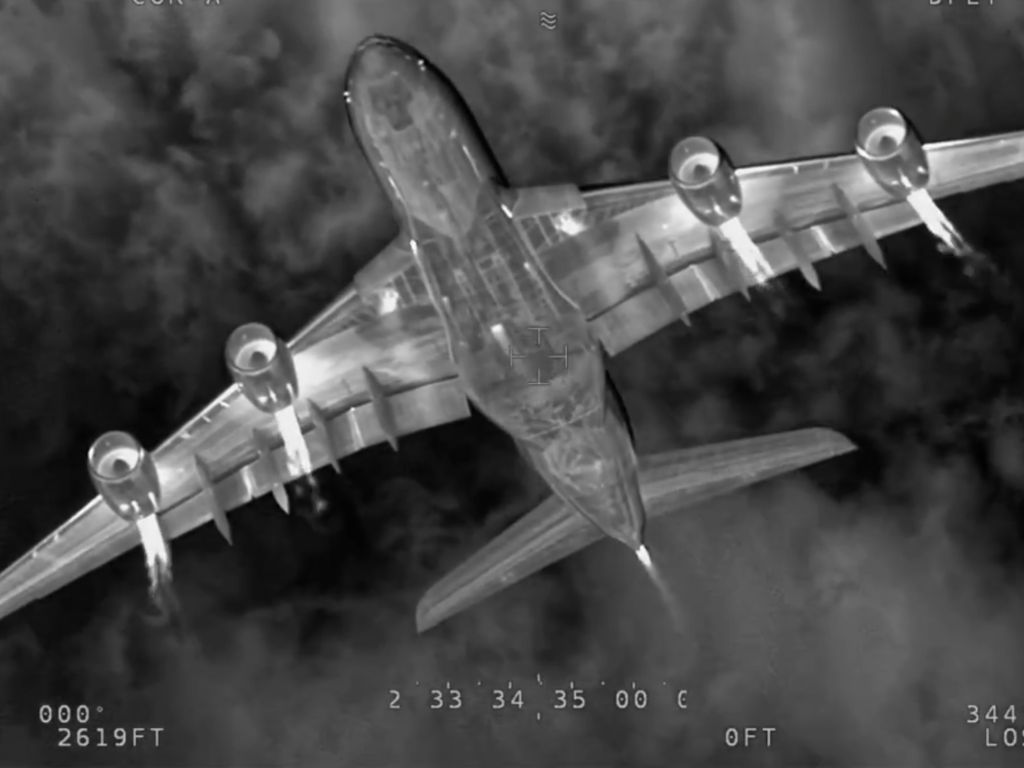
%> input picture 2021_ImageVision_BallDetection/image01.png, 1024 x 768 px
$ octave BallDetection.m   (GNU Octave 9; MATLAB toolbox functions it lacks are replaced by stand-ins)
%> lines starting %> are read from the running program, lines starting %| are printed output that depends on the picture; in (x1, y1, x2, y2) boxes, pixels count from 0 and x2, y2 are one past the last pixel; in counts of white or black regions, pixels touching at a corner belong together; the program's own positions count from 1
%Made By: Luis Enrique German Perdomo     -
clc;clear;

%Punto 1
figure(1);
im = imread('image01.png'); %leemos imagen
%> im is the input picture: size 768x1024x3 uint8; mean R, G, B 71.7, 71.7, 71.7
imshow(im);

figure(2);
im_gray = rgb2gray(im); %Convertimos a gris
[im_gray_ind, map] = gray2ind(im_gray,8); %Convertimos a 8 diferentes gris
%> map = [0 0 0; 0.143 0.143 0.143; 0.286 0.286 0.286; 0.429 0.429 0.429; 0.571 0.571 0.571; 0.714 0.714 0.714; 0.857 0.857 0.857; 1 1 1]
imshow(im_gray_ind, map); %desplegamos resultado

figure(3);
map(1,:) = [0 0 0]; %negro
map(2,:) = [128 0 128]/255; %morado
map(3,:) = [0 0 255]/255;%azul
map(4,:) = [0 255 255]/255;%cyan
map(5,:) = [0 128 0]/255;%verde
map(6,:) = [255 255 0]/255;%amarillo
map(7,:) = [255 165 0]/255;%naranja
map(8,:) = [255 0 0]/255;%rojo
imshow(im_gray_ind, map);
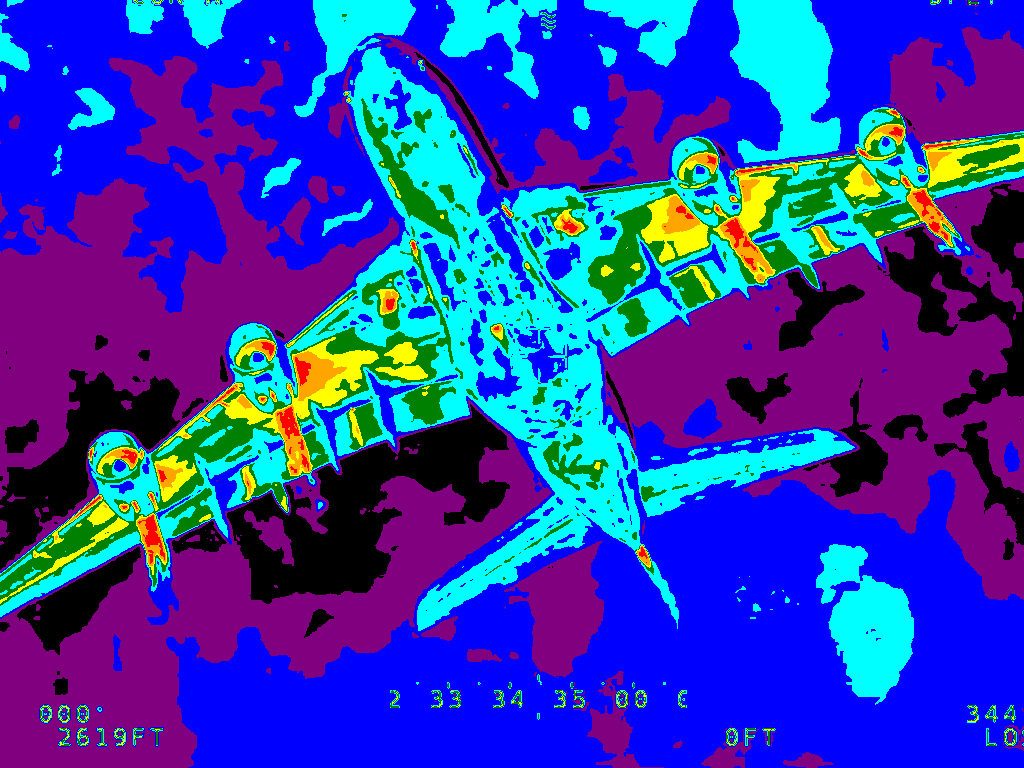
%> displayed picture: size 768x1024x3, on the screen's scale of 0 to 255; mean R, G, B 45.6, 57.8, 174.7

%Punto 2
figure(4);
im = imread('P001.jpg');
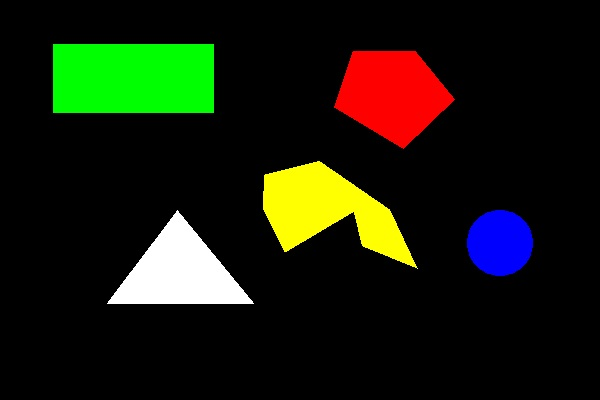
%> input picture 2021_ImageVision_BallDetection/P001.jpg, 600 x 400 px
%> im is the input picture: size 400x600x3 uint8; mean R, G, B 24.2, 27.9, 11.5
imshow(im);

figure(5);
im_gray = rgb2gray(im); %convertimos a escala de grises
%> im_gray: size 400x600 uint8
im_bw1 = imbinarize(im_gray, 45/255); %eliminamos el circulo
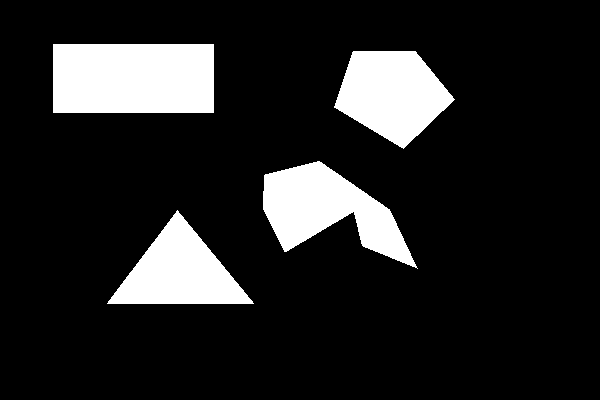
%> im_bw1: size 400x600 logical; 14.1% white; 4 white regions, box (x1, y1, x2, y2) and area: (53, 44, 214, 113) 11109, (263, 161, 418, 269) 8084, (334, 51, 455, 149) 7641, (107, 210, 254, 304) 6956
im_bw2 = imbinarize(im_gray, 27/255); %todos las figuras
%> im_bw2: size 400x600 logical; 15.5% white; 5 white regions, box (x1, y1, x2, y2) and area: (53, 44, 214, 113) 11109, (263, 161, 418, 269) 8084, (334, 51, 455, 149) 7642, (107, 210, 254, 304) 6956, (467, 210, 533, 276) 3327
im_bw = im_bw2-im_bw1; %restamos ambas imagenes
%> im_bw: size 400x600 double; values 0 (black) and 1 (white), 1.4% white; 2 white regions (1 under 20 px), largest, box (x1, y1, x2, y2) and area: (467, 210, 533, 276) 3327
imshow(im_bw); %desplegamos unicamente el circulo

figure(6);
data = regionprops(im_bw,'Centroid');
%> data = 1 region; Centroid: [500.5 243.4]
centro = cat(1, data.Centroid); %centro del circulo
%> centro = [500.5 243.4]
data = regionprops(im_bw,'Area');
%> data = 1 region; Area: 3328
area = cat(1, data.Area); %area del criculo
%> area = 3328
radio = sqrt(area/pi); %radio del circulo
%> radio = 32.55
imshow(im);
viscircles(centro, radio, 'Color', 'r'); %dibujado de circunferencia

%Punto 3
figure(7);
im = imread('P003.jpg');
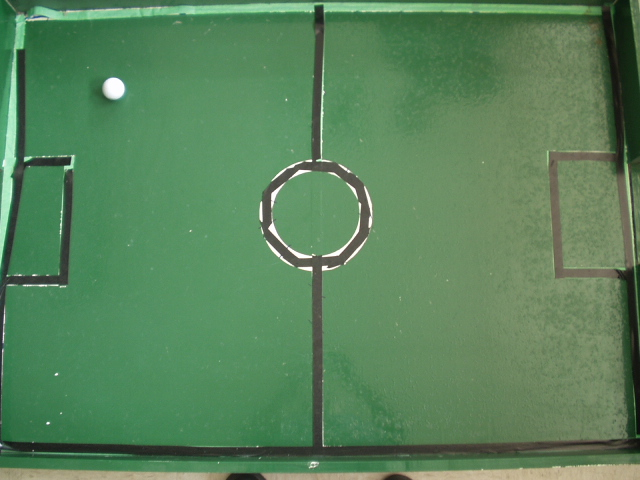
%> input picture 2021_ImageVision_BallDetection/P003.JPG, 640 x 480 px
%> im is the input picture: size 480x640x3 uint8; mean R, G, B 89.1, 131.1, 91.2
imshow(im);

figure(8);
im_gray = rgb2gray(im); %convertimos a escala de grises
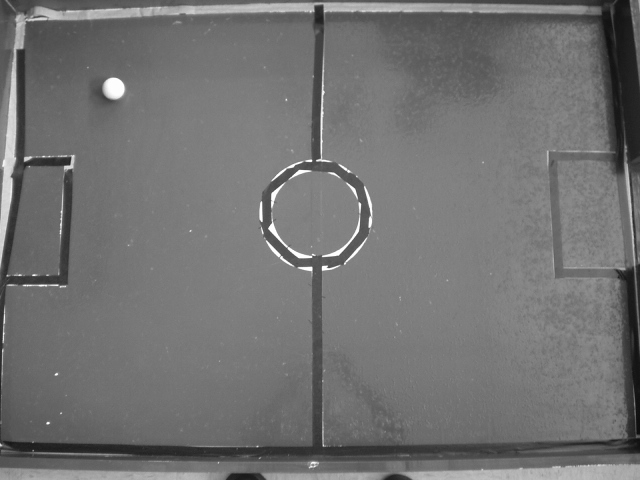
%> im_gray: size 480x640 uint8; min 12, max 255, mean 114
im_bw = imbinarize(im_gray, 200/255); %eliminamos el circulo
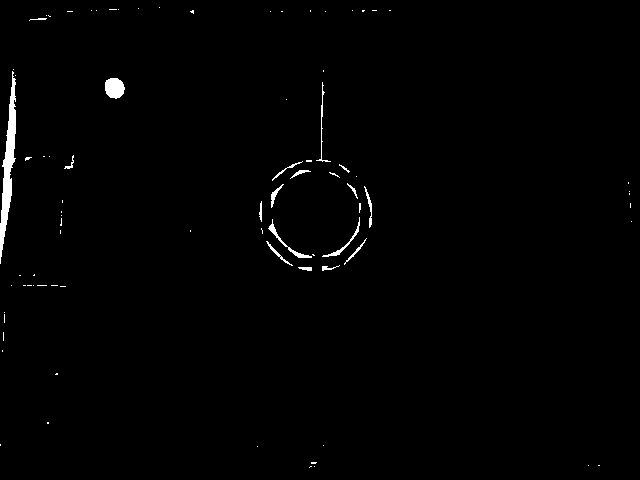
%> im_bw: size 480x640 logical; 0.96% white; 83 white regions (65 under 20 px), largest, box (x1, y1, x2, y2) and area: (0, 71, 16, 264) 1233, (105, 78, 125, 99) 330, (268, 219, 312, 258) 185
imshow(im_bw);

figure(9);
data = regionprops(im_bw,'Centroid');
%> data = 83 regions; first 5, Centroid: [8.9 166.3], [1 445.5], [3 351.5], [4 337], [5 313]
centro = cat(1, data.Centroid); %centro del circulo
%> centro = 83 rows, first 12: [8.91 166.3; 1 445.5; 3 351.5; 4 337; 5 313; 5 319; 12 286; 14 70; 16 76; 20.5 276; 25 286; 28.31 159]
centro = centro(35,:);
%> centro = [115.1 88.62]
data = regionprops(im_bw,'Area');
%> data = 83 regions; largest, Area: 1233, 330, 185, 144, 119
area = cat(1, data.Area); %area del circulo
%> area = 83 values, max 1233 at index 1, min 1 at index 5, mean 35.71
area = area(35);
%> area = 330
radio = sqrt(area/pi); %radio del circulo
%> radio = 10.25
centro_imagen = insertText(im, [centro(1) centro(2)-30], '115.0909 88.6182');
%> centro_imagen: size 480x640x3 uint8; 0.65% of pixels changed, all inside (x1, y1, x2, y2) = (114, 57, 232, 74)
dot = insertMarker(centro_imagen, centro);
%> dot: size 480x640x3 uint8; mean R, G, B 89.6, 131.4, 90.9; mean of the top-left, top-right, bottom-left and bottom-right quarters 106.3, 102.9, 99.2, 107.5
imshow(dot);
viscircles(centro, radio, 'Color', 'r');
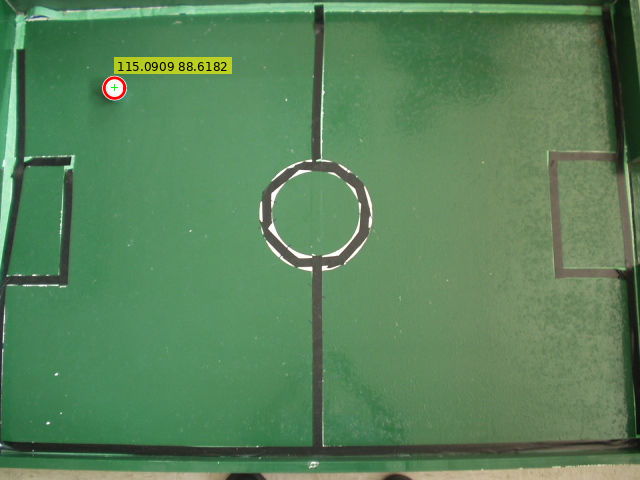
%> figure redrawn from the program's plot data
